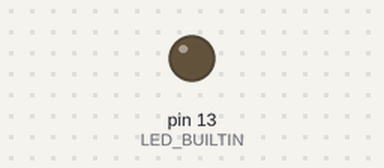
Bench run of a sketch on a simulated Arduino Uno, built with avr-gcc and run on an emulated ATmega328P. On the bench: output pins drawn as LEDs (lit = HIGH). Random numbers use the default seed unless the sketch sets one; what the sketch prints to the serial monitor is not drawn.

Above: at 0.6 s.
At 4.9 s:
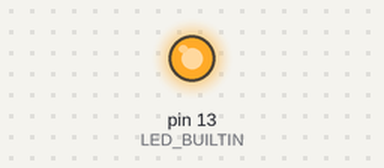
Timing chart, 0 to 6.7 s (numbered marks = the images above):
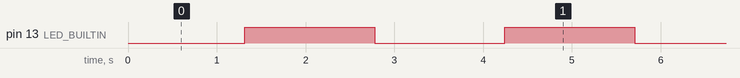

Measured:
- by itself, pin 13 (LED_BUILTIN): alternates HIGH for 1.5 s and LOW for 1.5 s

The sketch:

dump_ardu.ino
```cpp
#include <Arduino.h>

uint8_t get_checksum(char *c, size_t size) {
    uint8_t checksum = 0;
    for (size_t i = 0; i < size; i++) {
        checksum += c[i];
    }
    return checksum;
}

int mass1[] = {1, 3, 5, 7, 9, 11, 13, 15, 17, 20};
int mass2[] = {2, 4, 6, 8, 10, 12, 14, 16, 18, 20};
int mass3[] = {10, 20, 30, 40, 50, 60, 70, 80, 90, 100};
int mass4[] = {11, 31, 51, 71, 91, 111, 131, 151, 171, 201};
int mass5[] = {20, 40, 60, 80, 100, 120, 140, 160, 180, 200};
int countLed = 0;
boolean stat = 0;
unsigned long currtime = 0;
int period = 100;


char buffer[] = {0x00, 0x00, 0x00, 0x00, 0x00, 0x01, 0x31,
                 0x34, 0x2E, 0x37, 0x30, 0x08, 0x41, 0x6B,
                 0x3E, 0xC0, 0x41, 0x34, 0x59, 0x20, 0x00};

void setup() {
  pinMode(13, OUTPUT);
  digitalWrite(13, LOW);
  Serial.begin(9600);
   }

void loop() {
    countLed += 50;
    // float range_val = (float)random(10000) / 100.0;
    // sprintf(buffer, "%05.02f", range_val);
    // buffer[5] = 0x01;
    // buffer[sizeof(buffer) - 1] = get_checksum(buffer, sizeof(buffer) - 1);
    // Serial.println(buffer);
    if(countLed >= 800) {
      stat = !stat;
      digitalWrite(13, stat);
      countLed = 0;
    }
  //  if(millis() - currtime >= period ) {
  //   currtime = millis();
  //   Serial.println("-----------------------------------------------------------");
  //  }

    printArray(mass1);
    printArray(mass2);
    printArray(mass3);
    //printArray(mass4);
    //printArray(mass5);

}

void printArray(int myarray[]) {
  int currentSize = sizeof(myarray) / sizeof(myarray[0]);
  // Serial.print("size = ");
  // Serial.println(currentSize);
  // Serial.print("simply sizeof1 = ");
  // Serial.println(sizeof(myarray));
  // Serial.print("simply sizeof2 = ");
  // Serial.println(sizeof(myarray[0]));
  for(int i = 0; i < 10; i++) {
    Serial.print(myarray[i]);
    Serial.print(" ");
  }
  Serial.println();
  delay(10);
}
```

arrrr.cpp
```cpp

```

example_yr.cpp
```cpp
#define TX_RATE_HZ 10
const uint8_t HEADER_BYTE = 0xFF;

uint32_t last_update_ms = 0;
uint8_t led_state = 0;

void setup()
{
   Serial.begin(115200);
   pinMode(LED_BUILTIN, OUTPUT);
}

void loop()
{
   uint32_t now = millis();
   if (now - last_update_ms > 1000 / TX_RATE_HZ)
   {
      uint16_t sensorValue = random(0, 4096);
      uint8_t checksum = highByte(sensorValue) ^ lowByte(sensorValue);
      Serial.write(HEADER_BYTE);
      Serial.write(highByte(sensorValue));
      Serial.write(lowByte(sensorValue));
      Serial.write(checksum);
      led_state ^= 1;
      digitalWrite(LED_BUILTIN, led_state);
      last_update_ms = now;
   }
}
```

to_example_yriy.cpp
```cpp
#define TX_RATE_HZ 10
const uint8_t HEADER_BYTE = 0xFF;

uint32_t last_update_ms = 0;
uint8_t led_state = 0;

void setup() {
  Serial.begin(115200);
  pinMode(LED_BUILTIN, OUTPUT);
}

void loop() {
  uint32_t now = millis();
  if (now - last_update_ms > 1000 / TX_RATE_HZ) {
    uint16_t sensorValue = random(0, 4096);
    uint8_t checksum = highByte(sensorValue) ^ lowByte(sensorValue);
    Serial.write(HEADER_BYTE);
    Serial.write(highByte(sensorValue));
    Serial.write(lowByte(sensorValue));
    Serial.write(checksum);
    led_state ^= 1;
    digitalWrite(LED_BUILTIN, led_state);
    last_update_ms = now;
  }
}
```
